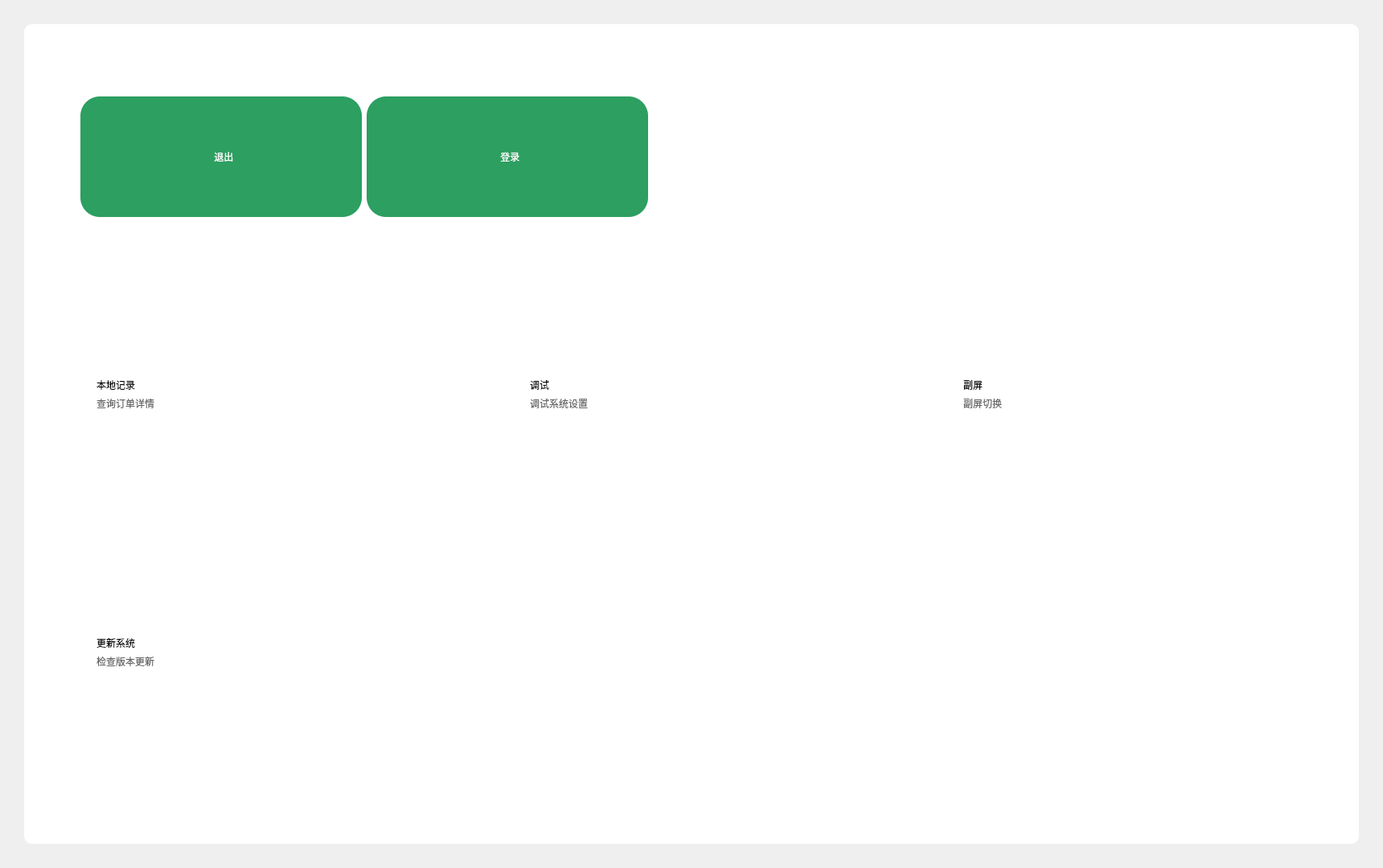
               <widget class="QWidget" name="setting_home">
                <property name="maximumSize">
                 <size>
                  <width>1920</width>
                  <height>1080</height>
                 </size>
                </property>
                <layout class="QHBoxLayout" name="horizontalLayout_68">
                 <property name="spacing">
                  <number>30</number>
                 </property>
                 <property name="leftMargin">
                  <number>30</number>
                 </property>
                 <property name="topMargin">
                  <number>30</number>
                 </property>
                 <property name="rightMargin">
                  <number>30</number>
                 </property>
                 <property name="bottomMargin">
                  <number>30</number>
                 </property>
                 <item>
                  <widget class="QWidget" name="widget_65" native="true">
                   <property name="maximumSize">
                    <size>
                     <width>1920</width>
                     <height>1080</height>
                    </size>
                   </property>
                   <property name="styleSheet">
                    <string notr="true">QWidget#widget_65{
	background-color:white;
	border-radius:10px;
}</string>
                   </property>
                   <layout class="QVBoxLayout" name="verticalLayout_26" stretch="1,9">
                    <property name="spacing">
                     <number>0</number>
                    </property>
                    <property name="leftMargin">
                     <number>0</number>
                    </property>
                    <property name="topMargin">
                     <number>0</number>
                    </property>
                    <property name="rightMargin">
                     <number>0</number>
                    </property>
                    <property name="bottomMargin">
                     <number>0</number>
                    </property>
                    <item>
                     <widget class="QWidget" name="widget_66" native="true">
                      <layout class="QHBoxLayout" name="horizontalLayout_69">
                       <property name="leftMargin">
                        <number>70</number>
                       </property>
                       <property name="topMargin">
                        <number>90</number>
                       </property>
                       <property name="bottomMargin">
                        <number>160</number>
                       </property>
                       <item>
                        <widget class="QPushButton" name="btn_setting_exit">
                         <property name="minimumSize">
                          <size>
                           <width>350</width>
                           <height>150</height>
                          </size>
                         </property>
                         <property name="maximumSize">
                          <size>
                           <width>350</width>
                           <height>150</height>
                          </size>
                         </property>
                         <property name="styleSheet">
                          <string notr="true">QPushButton#btn_setting_exit{
	background-color:rgba(44, 159, 97, 1);
	color:white;
	border-radius:24px;
}
QPushButton#btn_setting_exit:hover{
	background-color:rgba(44, 159, 97, 0.20);
	color:rgba(255,255,255,200);
	color:white;
	border-radius:24px;
}
QPushButton#btn_setting_exit:pressed{
	padding-left:5px;
	padding-top:5px;
	background-color:rgba(44, 159, 97, 0.7);
	color:white;
	border-radius:24px;
}</string>
                         </property>
                         <property name="text">
                          <string>  退出</string>
                         </property>
                         <property name="icon">
                          <iconset resource="../drawable/drawable.qrc">
                           <normaloff>:/icon/icon_setting_exit.png</normaloff>:/icon/icon_setting_exit.png</iconset>
                         </property>
                         <property name="iconSize">
                          <size>
                           <width>66</width>
                           <height>66</height>
                          </size>
                         </property>
                        </widget>
                       </item>
                       <item>
                        <widget class="QPushButton" name="btn_setting_login">
                         <property name="minimumSize">
                          <size>
                           <width>350</width>
                           <height>150</height>
                          </size>
                         </property>
                         <property name="maximumSize">
                          <size>
                           <width>350</width>
                           <height>150</height>
                          </size>
                         </property>
                         <property name="styleSheet">
                          <string notr="true">QPushButton#btn_setting_login{
	background-color:rgba(44, 159, 97, 1);
	color:white;
	border-radius:24px;
}
QPushButton#btn_setting_login:hover{
	background-color:rgba(44, 159, 97, 0.20);
	color:rgba(255,255,255,200);
	color:white;
	border-radius:24px;
}
QPushButton#btn_setting_login:pressed{
	padding-left:5px;
	padding-top:5px;
	background-color:rgba(44, 159, 97, 0.7);
	color:white;
	border-radius:24px;
}</string>
                         </property>
                         <property name="text">
                          <string>  登录</string>
                         </property>
                         <property name="icon">
                          <iconset resource="../drawable/drawable.qrc">
                           <normaloff>:/icon/icon_setting_login.png</normaloff>:/icon/icon_setting_login.png</iconset>
                         </property>
                         <property name="iconSize">
                          <size>
                           <width>66</width>
                           <height>66</height>
                          </size>
                         </property>
                        </widget>
                       </item>
                       <item>
                        <spacer name="horizontalSpacer_3">
                         <property name="orientation">
                          <enum>Qt::Horizontal</enum>
                         </property>
                         <property name="sizeHint" stdset="0">
                          <size>
                           <width>40</width>
                           <height>20</height>
                          </size>
                         </property>
                        </spacer>
                       </item>
                      </layout>
                     </widget>
                    </item>
                    <item>
                     <widget class="QWidget" name="widget_67" native="true">
                      <layout class="QHBoxLayout" name="horizontalLayout_70">
                       <property name="spacing">
                        <number>97</number>
                       </property>
                       <property name="leftMargin">
                        <number>70</number>
                       </property>
                       <property name="topMargin">
                        <number>0</number>
                       </property>
                       <property name="rightMargin">
                        <number>70</number>
                       </property>
                       <property name="bottomMargin">
                        <number>0</number>
                       </property>
                       <item>
                        <widget class="QWidget" name="widget_68" native="true">
                         <layout class="QVBoxLayout" name="verticalLayout_27">
                          <property name="spacing">
                           <number>57</number>
                          </property>
                          <property name="leftMargin">
                           <number>0</number>
                          </property>
                          <property name="topMargin">
                           <number>0</number>
                          </property>
                          <property name="rightMargin">
                           <number>0</number>
                          </property>
                          <property name="bottomMargin">
                           <number>0</number>
                          </property>
                          <item>
                           <widget class="QWidget" name="wbtn_setting_loacl_record" native="true">
                            <property name="minimumSize">
                             <size>
                              <width>442</width>
                              <height>264</height>
                             </size>
                            </property>
                            <property name="maximumSize">
                             <size>
                              <width>442</width>
                              <height>264</height>
                             </size>
                            </property>
                            <property name="styleSheet">
                             <string notr="true">QWidget#wbtn_setting_loacl_record{
	border-image: url(:/icon/background_setting_loacl_record.png);
}</string>
                            </property>
                            <layout class="QHBoxLayout" name="horizontalLayout_71">
                             <property name="spacing">
                              <number>0</number>
                             </property>
                             <property name="leftMargin">
                              <number>0</number>
                             </property>
                             <property name="topMargin">
                              <number>0</number>
                             </property>
                             <property name="rightMargin">
                              <number>0</number>
                             </property>
                             <property name="bottomMargin">
                              <number>0</number>
                             </property>
                             <item>
                              <widget class="QWidget" name="widget_71" native="true">
                               <layout class="QVBoxLayout" name="verticalLayout_30">
                                <property name="spacing">
                                 <number>5</number>
                                </property>
                                <property name="leftMargin">
                                 <number>20</number>
                                </property>
                                <property name="topMargin">
                                 <number>40</number>
                                </property>
                                <property name="rightMargin">
                                 <number>0</number>
                                </property>
                                <property name="bottomMargin">
                                 <number>0</number>
                                </property>
                                <item>
                                 <widget class="QLabel" name="label_21">
                                  <property name="text">
                                   <string>本地记录</string>
                                  </property>
                                 </widget>
                                </item>
                                <item>
                                 <widget class="QLabel" name="label_22">
                                  <property name="styleSheet">
                                   <string notr="true">color:rgba(102, 102, 102, 1);</string>
                                  </property>
                                  <property name="text">
                                   <string>查询订单详情</string>
                                  </property>
                                 </widget>
                                </item>
                                <item>
                                 <spacer name="verticalSpacer_9">
                                  <property name="orientation">
                                   <enum>Qt::Vertical</enum>
                                  </property>
                                  <property name="sizeHint" stdset="0">
                                   <size>
                                    <width>20</width>
                                    <height>187</height>
                                   </size>
                                  </property>
                                 </spacer>
                                </item>
                               </layout>
                              </widget>
                             </item>
                             <item>
                              <widget class="QWidget" name="widget_72" native="true"/>
                             </item>
                            </layout>
                           </widget>
                          </item>
                          <item>
                           <widget class="QWidget" name="wbtn_setting_update" native="true">
                            <property name="minimumSize">
                             <size>
                              <width>442</width>
                              <height>264</height>
                             </size>
                            </property>
                            <property name="maximumSize">
                             <size>
                              <width>442</width>
                              <height>264</height>
                             </size>
                            </property>
                            <property name="styleSheet">
                             <string notr="true">QWidget#wbtn_setting_update{
	border-image: url(:/icon/background_setting_update.png);
}</string>
                            </property>
                            <layout class="QHBoxLayout" name="horizontalLayout_74">
                             <property name="spacing">
                              <number>0</number>
                             </property>
                             <property name="leftMargin">
                              <number>0</number>
                             </property>
                             <property name="topMargin">
                              <number>0</number>
                             </property>
                             <property name="rightMargin">
                              <number>0</number>
                             </property>
                             <property name="bottomMargin">
                              <number>0</number>
                             </property>
                             <item>
                              <widget class="QWidget" name="widget_77" native="true">
                               <layout class="QVBoxLayout" name="verticalLayout_33">
                                <property name="spacing">
                                 <number>5</number>
                                </property>
                                <property name="leftMargin">
                                 <number>20</number>
                                </property>
                                <property name="topMargin">
                                 <number>40</number>
                                </property>
                                <property name="rightMargin">
                                 <number>0</number>
                                </property>
                                <property name="bottomMargin">
                                 <number>0</number>
                                </property>
                                <item>
                                 <widget class="QLabel" name="label_28">
                                  <property name="text">
                                   <string>更新系统</string>
                                  </property>
                                 </widget>
                                </item>
                                <item>
                                 <widget class="QLabel" name="label_29">
                                  <property name="styleSheet">
                                   <string notr="true">color:rgba(102, 102, 102, 1);</string>
                                  </property>
                                  <property name="text">
                                   <string>检查版本更新</string>
                                  </property>
                                 </widget>
                                </item>
                                <item>
                                 <spacer name="verticalSpacer_12">
                                  <property name="orientation">
                                   <enum>Qt::Vertical</enum>
                                  </property>
                                  <property name="sizeHint" stdset="0">
                                   <size>
                                    <width>20</width>
                                    <height>187</height>
                                   </size>
                                  </property>
                                 </spacer>
                                </item>
                               </layout>
                              </widget>
                             </item>
                             <item>
                              <widget class="QWidget" name="widget_78" native="true"/>
                             </item>
                            </layout>
                           </widget>
                          </item>
                          <item>
                           <spacer name="verticalSpacer_4">
                            <property name="orientation">
                             <enum>Qt::Vertical</enum>
                            </property>
                            <property name="sizeHint" stdset="0">
                             <size>
                              <width>20</width>
                              <height>116</height>
                             </size>
                            </property>
                           </spacer>
                          </item>
                         </layout>
                        </widget>
                       </item>
                       <item>
                        <widget class="QWidget" name="widget_69" native="true">
                         <layout class="QVBoxLayout" name="verticalLayout_28">
                          <property name="spacing">
                           <number>57</number>
                          </property>
                          <property name="leftMargin">
                           <number>0</number>
                          </property>
                          <property name="topMargin">
                           <number>0</number>
                          </property>
                          <property name="rightMargin">
                           <number>0</number>
                          </property>
                          <property name="bottomMargin">
                           <number>0</number>
                          </property>
                          <item>
                           <widget class="QWidget" name="wbtn_setting_debug" native="true">
                            <property name="minimumSize">
                             <size>
                              <width>442</width>
                              <height>264</height>
                             </size>
                            </property>
                            <property name="maximumSize">
                             <size>
                              <width>442</width>
                              <height>264</height>
                             </size>
                            </property>
                            <property name="styleSheet">
                             <string notr="true">QWidget#wbtn_setting_debug{
	border-image: url(:/icon/background_setting_debug.png);
}</string>
                            </property>
                            <layout class="QHBoxLayout" name="horizontalLayout_72">
                             <property name="spacing">
                              <number>0</number>
                             </property>
                             <property name="leftMargin">
                              <number>0</number>
                             </property>
                             <property name="topMargin">
                              <number>0</number>
                             </property>
                             <property name="rightMargin">
                              <number>0</number>
                             </property>
                             <property name="bottomMargin">
                              <number>0</number>
                             </property>
                             <item>
                              <widget class="QWidget" name="widget_73" native="true">
                               <layout class="QVBoxLayout" name="verticalLayout_31">
                                <property name="spacing">
                                 <number>5</number>
                                </property>
                                <property name="leftMargin">
                                 <number>20</number>
                                </property>
                                <property name="topMargin">
                                 <number>40</number>
                                </property>
                                <property name="rightMargin">
                                 <number>0</number>
                                </property>
                                <property name="bottomMargin">
                                 <number>0</number>
                                </property>
                                <item>
                                 <widget class="QLabel" name="label_23">
                                  <property name="text">
                                   <string>调试</string>
                                  </property>
                                 </widget>
                                </item>
                                <item>
                                 <widget class="QLabel" name="label_24">
                                  <property name="styleSheet">
                                   <string notr="true">color:rgba(102, 102, 102, 1);</string>
                                  </property>
                                  <property name="text">
                                   <string>调试系统设置</string>
                                  </property>
                                 </widget>
                                </item>
                                <item>
                                 <spacer name="verticalSpacer_10">
                                  <property name="orientation">
                                   <enum>Qt::Vertical</enum>
                                  </property>
                                  <property name="sizeHint" stdset="0">
                                   <size>
                                    <width>20</width>
                                    <height>187</height>
                                   </size>
                                  </property>
                                 </spacer>
                                </item>
                               </layout>
                              </widget>
                             </item>
                             <item>
                              <widget class="QWidget" name="widget_74" native="true"/>
                             </item>
                            </layout>
                           </widget>
                          </item>
                          <item>
                           <spacer name="verticalSpacer_5">
                            <property name="orientation">
                             <enum>Qt::Vertical</enum>
                            </property>
                            <property name="sizeHint" stdset="0">
                             <size>
                              <width>20</width>
                              <height>437</height>
                             </size>
                            </property>
                           </spacer>
                          </item>
                         </layout>
                        </widget>
                       </item>
                       <item>
                        <widget class="QWidget" name="widget_70" native="true">
                         <layout class="QVBoxLayout" name="verticalLayout_29">
                          <property name="spacing">
                           <number>57</number>
                          </property>
                          <property name="leftMargin">
                           <number>0</number>
                          </property>
                          <property name="topMargin">
                           <number>0</number>
                          </property>
                          <property name="rightMargin">
                           <number>0</number>
                          </property>
                          <property name="bottomMargin">
                           <number>0</number>
                          </property>
                          <item>
                           <widget class="QWidget" name="wbtn_setting_second_screen" native="true">
                            <property name="minimumSize">
                             <size>
                              <width>442</width>
                              <height>264</height>
                             </size>
                            </property>
                            <property name="maximumSize">
                             <size>
                              <width>442</width>
                              <height>264</height>
                             </size>
                            </property>
                            <property name="styleSheet">
                             <string notr="true">QWidget#wbtn_setting_second_screen{
	border-image: url(:/icon/background_setting_second_screen.png);
}</string>
                            </property>
                            <layout class="QHBoxLayout" name="horizontalLayout_73">
                             <property name="spacing">
                              <number>0</number>
                             </property>
                             <property name="leftMargin">
                              <number>0</number>
                             </property>
                             <property name="topMargin">
                              <number>0</number>
                             </property>
                             <property name="rightMargin">
                              <number>0</number>
                             </property>
                             <property name="bottomMargin">
                              <number>0</number>
                             </property>
                             <item>
                              <widget class="QWidget" name="widget_75" native="true">
                               <layout class="QVBoxLayout" name="verticalLayout_32">
                                <property name="spacing">
                                 <number>5</number>
                                </property>
                                <property name="leftMargin">
                                 <number>20</number>
                                </property>
                                <property name="topMargin">
                                 <number>40</number>
                                </property>
                                <property name="rightMargin">
                                 <number>0</number>
                                </property>
                                <property name="bottomMargin">
                                 <number>0</number>
                                </property>
                                <item>
                                 <widget class="QLabel" name="label_26">
                                  <property name="text">
                                   <string>副屏</string>
                                  </property>
                                 </widget>
                                </item>
                                <item>
                                 <widget class="QLabel" name="label_27">
                                  <property name="styleSheet">
                                   <string notr="true">color:rgba(102, 102, 102, 1);</string>
                                  </property>
                                  <property name="text">
                                   <string>副屏切换</string>
                                  </property>
                                 </widget>
                                </item>
                                <item>
                                 <spacer name="verticalSpacer_11">
                                  <property name="orientation">
                                   <enum>Qt::Vertical</enum>
                                  </property>
                                  <property name="sizeHint" stdset="0">
                                   <size>
                                    <width>20</width>
                                    <height>187</height>
                                   </size>
                                  </property>
                                 </spacer>
                                </item>
                               </layout>
                              </widget>
                             </item>
                             <item>
                              <widget class="QWidget" name="widget_76" native="true"/>
                             </item>
                            </layout>
                           </widget>
                          </item>
                          <item>
                           <spacer name="verticalSpacer_8">
                            <property name="orientation">
                             <enum>Qt::Vertical</enum>
                            </property>
                            <property name="sizeHint" stdset="0">
                             <size>
                              <width>20</width>
                              <height>437</height>
                             </size>
                            </property>
                           </spacer>
                          </item>
                         </layout>
                        </widget>
                       </item>
                      </layout>
                     </widget>
                    </item>
                   </layout>
                  </widget>
                 </item>
                </layout>
               </widget>
